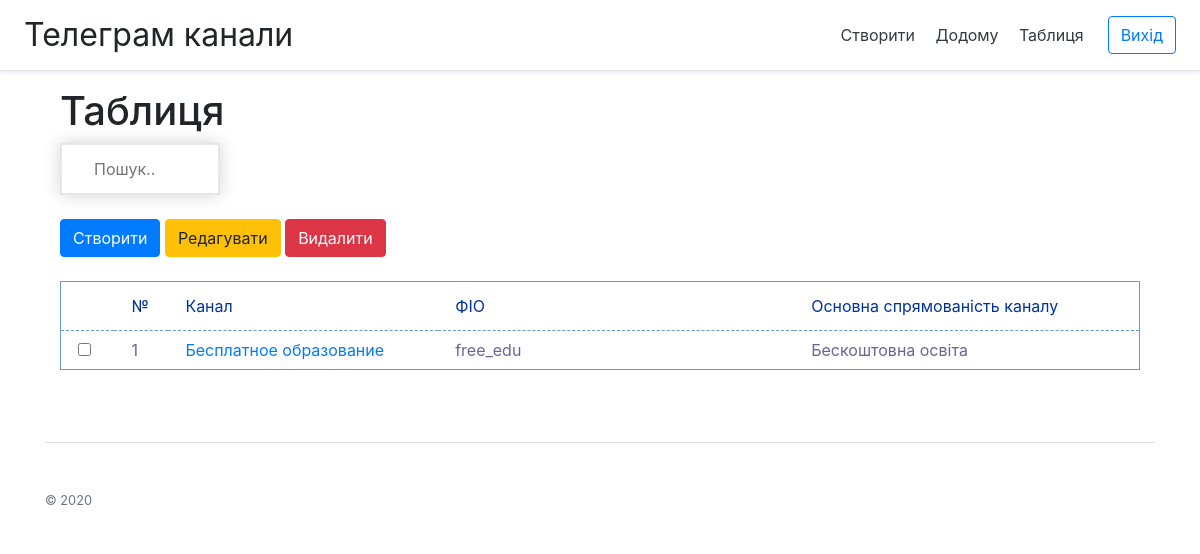
The page /TelegramChannels/table/ (signed in) on the database its author committed.
### TelegramChannels/models.py (models this page shows, shortened)
class Channels(models.Model):
    __tablename__ = 'channels'
    id = models.AutoField(primary_key=True)
    name = models.TextField()  # название канала
    general_information_about_the_resource = models.TextField()  # Загальна інформація про ресурс
    adres_img_for_general_information_about_the_resource = models.ImageField(
        upload_to='%Y/%m/%d/')  # адрес картинки
    date_of_resourc_creation = models.TextField()  # Дата створення ресурсу
    views = models.TextField()
    name_administrator = models.TextField()  # ФІО Адміністратора
    other = models.TextField()  #
    resource_content_date = models.TextField()  # Вміст ресурсу станом на:
    publications_per_day = models.TextField()  # публікацій в день
    the_main_focus_of_the_channel = models.TextField()  # Основна спрямованість каналу
    related_areas = models.TextField()  # Суміжні напрямки
    channel_content = models.TextField()  # Вміст каналу

### TelegramChannels/views.py (the view)
# urls.py: path('table/', views.table, name='table'),
@login_required(login_url='login')
@csrf_protect
def table(request):
    try:
        if request.method == 'GET':
            all_channels = Channels.objects.filter(name__contains=request.GET['q'])
            return render(request, 'TelegramChannels/table.html', context=get_our_home_page(request, all_channels))
    except:
        pass
    if request.method == 'POST':
        print(request.POST)
        for i in request.POST.items():
            if i[0] == 'del':
                delete_from_db(request.POST)
                break
            elif i[0] != 'edit' and i[0] != 'csrfmiddlewaretoken':
                return HttpResponseRedirect(f"/TelegramChannels/edit/{i[0]}")
        all_channels = Channels.objects.all()
    else:
        all_channels = Channels.objects.all()
    return render(request, 'TelegramChannels/table.html', context=get_our_home_page(request, all_channels))

### TelegramChannels/functions.py (called while the page is built)
def get_our_home_page(request, all_channels):
    paginator = Paginator(all_channels, 15)
    page_number = request.GET.get('page', 1)
    pages = paginator.get_page(page_number)
    is_paginated = pages.has_other_pages()
    if pages.has_previous():
        prev_url = f'?page={pages.previous_page_number()}'
    else:
        prev_url = ''
    if pages.has_next():
        next_url = f'?page={pages.next_page_number()}'
    else:
        next_url = ''
    context = {
        'pages': pages,
        'is_paginated': is_paginated,
        'prev_url': prev_url,
        'next_url': next_url,
    }
    return context

### TelegramChannels/templates/TelegramChannels/table.html (shortened to what this page needs)
{% extends "TelegramChannels/base.html" %}
{% block table %}
    <div class="container-xl">
        <h1>Таблиця</h1>
        <form id="form" name="form" method="GET">
            <input type="search" placeholder="Пошук.." class="animated-search-form" name="q">
        </form>
        <br>
        <form id="myform" name="myform" method="post">
            <a type="submit" href="{% url 'add_channel' %}" class="btn btn-primary">Створити</a>
            <button type="submit" form="myform" name="edit" class="btn btn-warning">Редагувати</button>
            <button type="submit" form="myform" name="del" class="btn btn-danger">Видалити</button>
            <br>
            <br>
            <table width="100%">
                <tr>
                    <th width="5%"></th>
                    <th width="5%">№</th>
                    <th width="25%">Канал</th>
                    <th width="33%">ФІО</th>
                    <th width="33%">Основна спрямованість каналу</th>
                </tr>
                {% for el in  pages %}
                    <tr>
                        <td><input type="checkbox" value={{ el.id }} id={{ el.id }}
                                   name={{ el.id }}></td>
                        <td>{{ forloop.counter }}</td>
                        <td><a href="/TelegramChannels/channel/{{ el.id }}">{{ el.name }}</a></td>
                        <td>{{ el.name_administrator }}</td>
                        <td>{{ el.the_main_focus_of_the_channel }}</td>
                    </tr>
                {% endfor %}
            </table>
        </form>
        <br>
    </div>
{% endblock %}

### TelegramChannels/templates/TelegramChannels/table.html (style rules this page uses)
table { border: 1px solid #69c; }
th { font-weight: normal; color: #039; border-bottom: 1px dashed #69c; padding: 12px 17px; }
td { color: #669; padding: 7px 17px; }
.animated-search-form[type=search] { width: 10rem; border: 0.125rem solid #e6e6e6; box-shadow: 0 0 1rem rgba(0, 0, 0, 0.18); border-radius: 0; background-image: url("https://image.ibb.co/i7NbrQ/search_icon_15.png"); background-position: 0.625rem 0.625rem; background-repeat: no-repeat; padding: 0.75rem 1.25rem 0.75rem 2rem; transition: width 0.4s ease-in-out; }

### rows shown on the page
Channels: name "Бесплатное образование", name_administrator "free_edu", the_main_focus_of_the_channel "Бескоштовна освіта"
